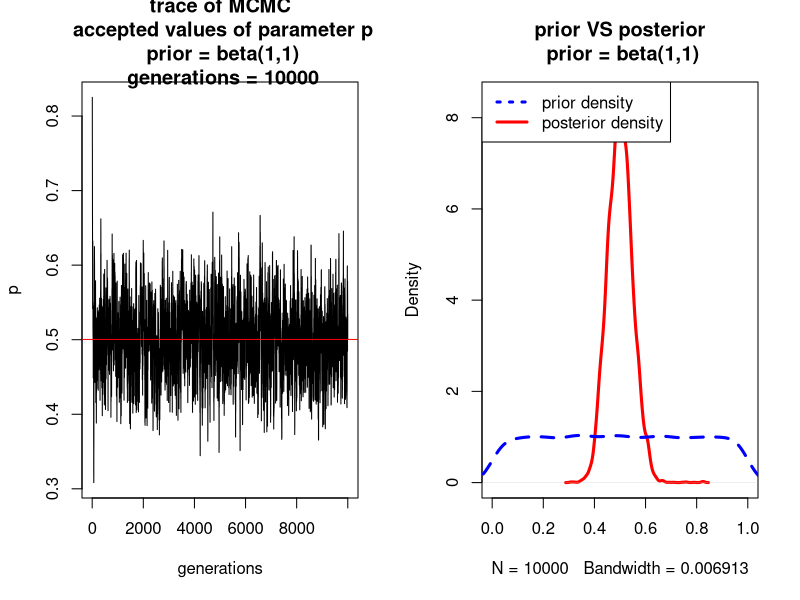

Reproduce this figure in R.
# Reading in the data
n <- 100 # number of tosses
x <- 50	# number of heads obtained

# Initialize the Markov Chain
alpha <- 1 
beta <- 1 
p <- runif(1, 0, 1) # random starting value between 0 and 1

# Likelihood function
likelihood <- function(x, n, p){  
  lh <- dbinom(x, n, p) # binomial probability
  return(lh)  
} 

# Prior distribution
priorDistribution <- function(p) {
  prior <- dbeta(p, alpha, beta)
  return(prior)
}

posterior <- data.frame() # for storing accepted p values
iter <- 10000 # length of the loop

# Start loop MCMC
for (i in 1:iter){
  
  # New proposal value for p  in range 0 - 1
  p_prime <- p + runif(1, -0.05, 0.05)  
  if (p_prime < 0) p_prime <- abs(p_prime)
  if (p_prime > 1) p_prime <- 2 - p_prime
  
  # Acceptance probability
  R <- likelihood(x, n, p_prime) / likelihood(x, n, p) * (priorDistribution(p_prime)/priorDistribution(p))  
  
  # Accept or reject the new value of p  
  if (R > 1) R <- 1
  random <- runif (1, 0, 1) # random number between 0 and 1
  if (random < R) p <- p_prime  # update p
    
  # Store the likelihood of the accepted p and its value  
  posterior[i, 1] <- log(likelihood(x, n, p))  
  posterior[i, 2] <- p  
  print(i)
}

# Plot results
par(mfrow= c(1,2))  # display multiple plots
prior <- rbeta(iter, alpha, beta)  

plot(1:iter, posterior$V2, cex = 0, xlab = "generations", ylab = "p",  
     main = paste("trace of MCMC\n accepted values of parameter p\n prior = beta(", alpha, ",", beta, 
                  ")\n generations = ", iter, sep = ""))  
lines(1:iter, posterior$V2, cex = 0)  
abline(h = mean(posterior$V2), col = "red")  

plot(density(posterior$V2), 
     xlim = c(min(min(prior), min(posterior$V2)), max(max(prior), max(posterior$V2))),   
     ylim = c(0, max(max(density(prior)$y), max(density(posterior$V2)$y))), 
     main = paste("prior VS posterior\n prior = beta(", alpha, ",", beta, ")", sep = ""),  
     lwd = 3, col = "red")  
lines(density(prior), lwd = 3, lty = 2, col = "blue")  
legend("topleft", legend = c("prior density", "posterior density"),  
       col = c("blue","red"), lty = c(3,1), lwd = c(3,3), cex = 1)  
